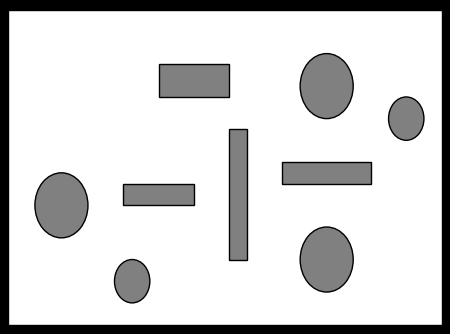
#> input picture RRT_star_algorithm/RRT_map/world1.png, 450 x 334 px, found by its file name
$ python test.py
#> lines starting #> are read from the running program, lines starting #| are printed output that depends on the picture; after the words box and inside, x2 and y2 are one past the last pixel; in counts of white or black regions, pixels touching at a corner belong together
import numpy as np
import cv2
import random


def noCollision(binaryImage, start, end):
    height, _ = binaryImage.shape
    if start[0] == end[0] and start[1] != end[1]:
        coord = [start[1], end[1]]
        if start[1] > end[1]:
            coord = [end[1], start[1]]
        y = np.arange(coord[0], coord[1], 1)
        x = start[0]*np.ones(y.size)
        for i in range(x.size):
            if binaryImage[y[i], x[i]] == 0:
                return False
        return True
    elif start[0] != end[0] and start[1] == end[1]:
        coord = [start[0], end[0]]
        if start[0] > end[0]:
            coord = [end[0], start[0]]
        x = np.arange(coord[0], coord[1], 1)
        y = start[1]*np.ones(x.size)
        for i in range(x.size):
            if binaryImage[y[i], x[i]] == 0:
                return False
        return True
    elif start == end:
        if binaryImage[start[1], start[0]] == 0:
                return False
        return True
    else:
        if start[0] < end[0]:
            x = np.arange(start[0], end[0], 1)
        else: x = np.arange(end[0], start[0], 1)
        y = ((end[1]-start[1])/(end[0]-start[0] ))*(x - start[0])+ start[1]
        for i in range(x.size):
            if y[i] < height:
                if binaryImage[int(y[i]), int(x[i])] == 0:
                    return False
        return True
def SampleFree(binaryImage, height, width):
    while True:
        x = random.randint(0, width - 1)
        y = random.randint(0, height - 1)
        if binaryImage[y, x] == 255:
            return [x, y]


imagePath = "D:/Navigation_algorithm/RRT_star_algorithm/RRT_map/world1.png"
image = cv2.imread(imagePath)
#> image is the input picture: shape (334, 450, 3); min 0, max 255, mean 211.4
grayImage = cv2.cvtColor(image, cv2.COLOR_BGR2GRAY)
( _ , binaryImage) = cv2.threshold(grayImage, 128, 255, cv2.THRESH_BINARY | cv2.THRESH_OTSU)
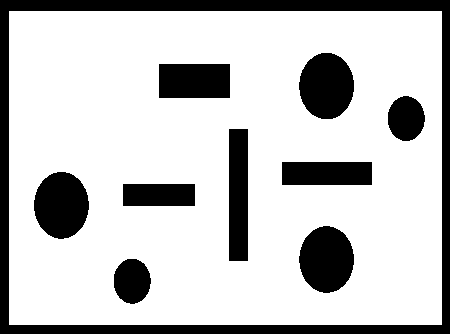
#> binaryImage: shape (334, 450); 77.3% white; 10 black regions, largest, box (x1, y1, x2, y2) and area: (0, 0, 450, 334) 14338, (34, 172, 89, 239) 2863, (299, 53, 354, 119) 2857
height, width = grayImage.shape
#> height = 334; width = 450
for i in range(10):
    x_start = SampleFree(binaryImage, height, width)
    x_goal = SampleFree(binaryImage, height, width)
    cv2.circle(image, x_start, 5, (0, 0, 255), thickness= 2, lineType= 8)
    cv2.circle(image, x_goal, 5, (0, 0, 255), thickness= 2, lineType= 8)
    cv2.line(image, tuple(x_start), tuple(x_goal), (0, 255, 0), thickness=1)
    print("Start", x_start)
    print("Goal", x_goal)
#> (the run stopped early here; a loop or call above may not have finished)

$ run again, with RRT_star_algorithm/RRT_map/world2.png copied over RRT_star_algorithm/RRT_map/world1.png
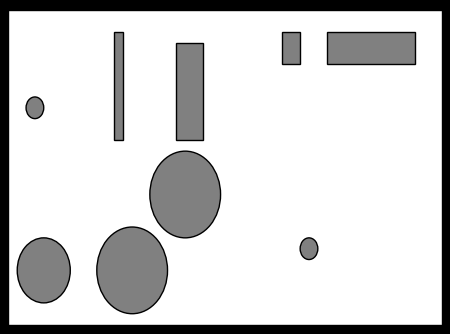
#> input picture RRT_star_algorithm/RRT_map/world2.png, 450 x 334 px, found by its file name
#> image is the input picture: shape (334, 450, 3); min 0, max 255, mean 210.5
#> `( _ , binaryImage) = cv2.threshold(grayImage, 128, 255, cv2.THRESH_BIN..`:
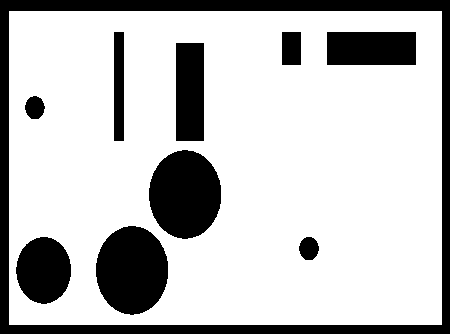
#> binaryImage: shape (334, 450); 76.5% white; 10 black regions, largest, box (x1, y1, x2, y2) and area: (0, 0, 450, 334) 14338, (96, 226, 168, 315) 5012, (149, 150, 221, 239) 5011
#> the loop `for i in range(10):` made 10 passes
#> (x_start, x_goal) on passes 1 to 8: ([432, 197], [388, 215]), ([20, 132], [261, 248]), ([207, 155], [244, 183]), ([298, 111], [258, 71]), ([144, 71], [316, 128]), ([272, 308], [75, 158]), ([50, 37], [435, 169]), ([241, 286], [51, 181])
#> (printed output is left out)
#> after the loop `for i in range(10):`:
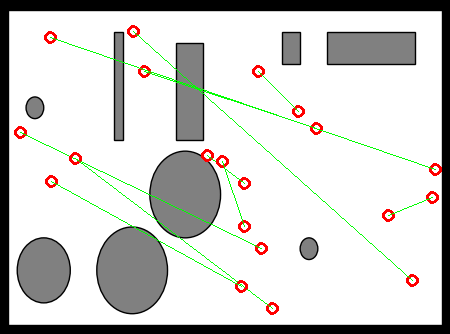
#> image: shape (334, 450, 3); 2.2% of pixels changed, all inside (x1, y1, x2, y2) = (14, 25, 442, 315)

$ run again, with RRT_star_algorithm/RRT_map/world3.png copied over RRT_star_algorithm/RRT_map/world1.png
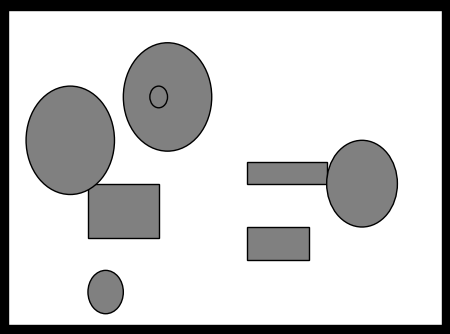
#> input picture RRT_star_algorithm/RRT_map/world3.png, 450 x 334 px, found by its file name
#> image is the input picture: shape (334, 450, 3); min 0, max 255, mean 203
#> `( _ , binaryImage) = cv2.threshold(grayImage, 128, 255, cv2.THRESH_BIN..`:
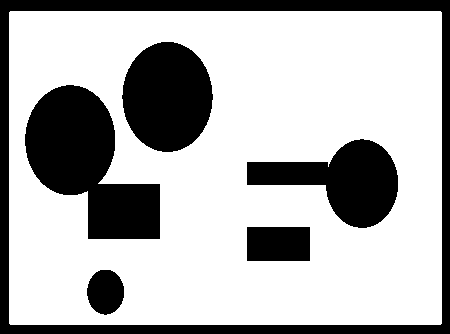
#> binaryImage: shape (334, 450); 70.6% white; 6 black regions, box (x1, y1, x2, y2) and area: (0, 0, 450, 334) 14342, (25, 85, 160, 239) 11706, (122, 42, 213, 152) 7780, (247, 139, 398, 228) 6861, (247, 227, 310, 261) 2142, (87, 270, 124, 315) 1305
#> the loop `for i in range(10):` made 10 passes
#> (x_start, x_goal) on passes 1 to 8: ([432, 197], [388, 215]), ([20, 132], [207, 155]), ([244, 183], [298, 111]), ([258, 71], [386, 48]), ([316, 128], [272, 308]), ([50, 37], [435, 169]), ([241, 286], [222, 161]), ([244, 226], [133, 31])
#> (printed output is left out)
#> after the loop `for i in range(10):`:
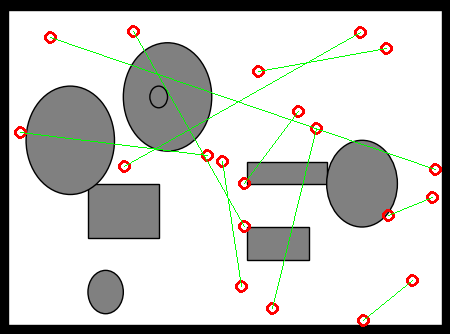
#> image: shape (334, 450, 3); 2.22% of pixels changed, all inside (x1, y1, x2, y2) = (14, 25, 442, 327)

$ run again, with RRT_star_algorithm/RRT_map/world4.png copied over RRT_star_algorithm/RRT_map/world1.png
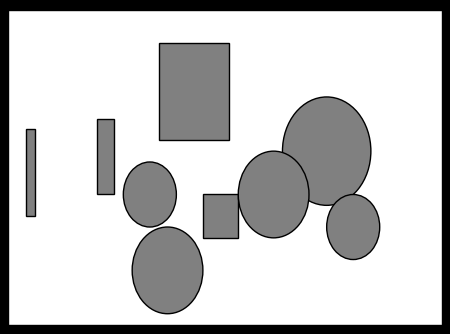
#> input picture RRT_star_algorithm/RRT_map/world4.png, 450 x 334 px, found by its file name
#> image is the input picture: shape (334, 450, 3); min 0, max 255, mean 199.5
#> `( _ , binaryImage) = cv2.threshold(grayImage, 128, 255, cv2.THRESH_BIN..`:
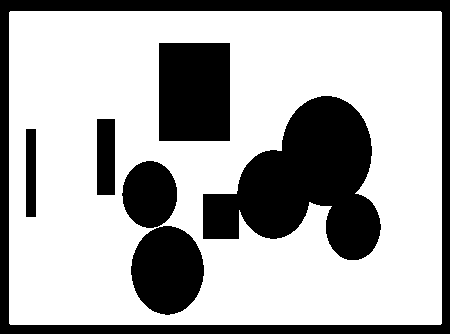
#> binaryImage: shape (334, 450); 68.1% white; 7 black regions, largest, box (x1, y1, x2, y2) and area: (203, 96, 381, 260) 16453, (0, 0, 450, 334) 14342, (159, 43, 230, 141) 6958
#> the loop `for i in range(10):` made 10 passes
#> (x_start, x_goal) on passes 1 to 8: ([432, 197], [388, 215]), ([20, 132], [261, 248]), ([207, 155], [258, 71]), ([144, 71], [386, 48]), ([272, 308], [75, 158]), ([50, 37], [435, 169]), ([241, 286], [51, 181]), ([222, 161], [104, 282])
#> (printed output is left out)
#> after the loop `for i in range(10):`:
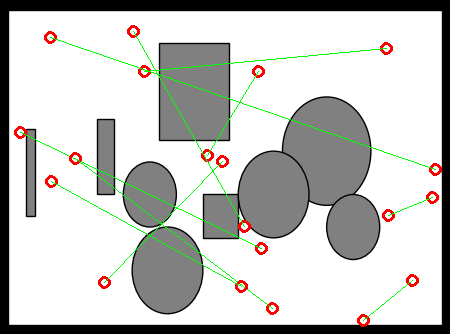
#> image: shape (334, 450, 3); 2.31% of pixels changed, all inside (x1, y1, x2, y2) = (14, 25, 442, 327)
